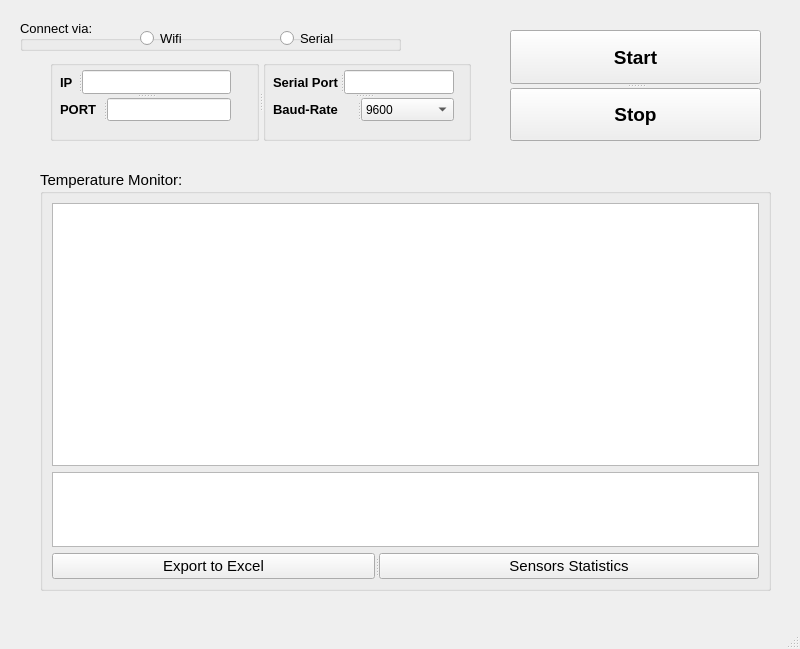
<?xml version="1.0" encoding="UTF-8"?>
<ui version="4.0">
 <class>MainWindow</class>
 <widget class="QMainWindow" name="MainWindow">
  <property name="geometry">
   <rect>
    <x>0</x>
    <y>0</y>
    <width>800</width>
    <height>649</height>
   </rect>
  </property>
  <property name="font">
   <font>
    <kerning>true</kerning>
   </font>
  </property>
  <property name="windowTitle">
   <string>MainWindow</string>
  </property>
  <property name="layoutDirection">
   <enum>Qt::LeftToRight</enum>
  </property>
  <widget class="QWidget" name="centralwidget">
   <widget class="QGroupBox" name="Box_data">
    <property name="geometry">
     <rect>
      <x>40</x>
      <y>170</y>
      <width>731</width>
      <height>421</height>
     </rect>
    </property>
    <property name="font">
     <font>
      <pointsize>11</pointsize>
      <weight>50</weight>
      <bold>false</bold>
     </font>
    </property>
    <property name="title">
     <string>Temperature Monitor:</string>
    </property>
    <layout class="QVBoxLayout" name="verticalLayout">
     <item>
      <widget class="QTableView" name="tableView_data">
       <attribute name="horizontalHeaderHighlightSections">
        <bool>false</bool>
       </attribute>
      </widget>
     </item>
     <item>
      <widget class="QTableView" name="tableView_avg">
       <property name="enabled">
        <bool>true</bool>
       </property>
       <property name="sizePolicy">
        <sizepolicy hsizetype="Expanding" vsizetype="Fixed">
         <horstretch>0</horstretch>
         <verstretch>0</verstretch>
        </sizepolicy>
       </property>
       <property name="maximumSize">
        <size>
         <width>16777215</width>
         <height>75</height>
        </size>
       </property>
      </widget>
     </item>
     <item>
      <widget class="QSplitter" name="splitter_3">
       <property name="orientation">
        <enum>Qt::Horizontal</enum>
       </property>
       <widget class="QPushButton" name="btn_export_data">
        <property name="text">
         <string>Export to Excel</string>
        </property>
       </widget>
       <widget class="QPushButton" name="btn_sensor_stats">
        <property name="text">
         <string>Sensors Statistics</string>
        </property>
       </widget>
      </widget>
     </item>
    </layout>
   </widget>
   <widget class="QGroupBox" name="Box_connect_btns">
    <property name="geometry">
     <rect>
      <x>20</x>
      <y>20</y>
      <width>381</width>
      <height>31</height>
     </rect>
    </property>
    <property name="font">
     <font>
      <pointsize>10</pointsize>
     </font>
    </property>
    <property name="title">
     <string>Connect via:</string>
    </property>
    <widget class="QRadioButton" name="btn_wifi">
     <property name="geometry">
      <rect>
       <x>120</x>
       <y>10</y>
       <width>82</width>
       <height>17</height>
      </rect>
     </property>
     <property name="font">
      <font>
       <pointsize>10</pointsize>
       <weight>50</weight>
       <bold>false</bold>
      </font>
     </property>
     <property name="text">
      <string>Wifi</string>
     </property>
    </widget>
    <widget class="QRadioButton" name="btn_serial">
     <property name="geometry">
      <rect>
       <x>260</x>
       <y>10</y>
       <width>82</width>
       <height>17</height>
      </rect>
     </property>
     <property name="font">
      <font>
       <pointsize>10</pointsize>
       <weight>50</weight>
       <bold>false</bold>
      </font>
     </property>
     <property name="text">
      <string>Serial</string>
     </property>
    </widget>
   </widget>
   <widget class="QSplitter" name="splitter_4">
    <property name="geometry">
     <rect>
      <x>510</x>
      <y>30</y>
      <width>251</width>
      <height>111</height>
     </rect>
    </property>
    <property name="orientation">
     <enum>Qt::Vertical</enum>
    </property>
    <widget class="QPushButton" name="btn_Start">
     <property name="font">
      <font>
       <pointsize>14</pointsize>
       <weight>75</weight>
       <bold>true</bold>
      </font>
     </property>
     <property name="autoFillBackground">
      <bool>false</bool>
     </property>
     <property name="text">
      <string>Start</string>
     </property>
     <property name="autoDefault">
      <bool>false</bool>
     </property>
     <property name="default">
      <bool>false</bool>
     </property>
     <property name="flat">
      <bool>false</bool>
     </property>
    </widget>
    <widget class="QPushButton" name="btn_Stop">
     <property name="font">
      <font>
       <pointsize>14</pointsize>
       <weight>75</weight>
       <bold>true</bold>
      </font>
     </property>
     <property name="autoFillBackground">
      <bool>false</bool>
     </property>
     <property name="styleSheet">
      <string notr="true"/>
     </property>
     <property name="text">
      <string>Stop</string>
     </property>
    </widget>
   </widget>
   <widget class="QSplitter" name="splitter_9">
    <property name="geometry">
     <rect>
      <x>50</x>
      <y>60</y>
      <width>421</width>
      <height>81</height>
     </rect>
    </property>
    <property name="orientation">
     <enum>Qt::Horizontal</enum>
    </property>
    <widget class="QGroupBox" name="box_wifi_settings">
     <property name="enabled">
      <bool>true</bool>
     </property>
     <property name="title">
      <string/>
     </property>
     <property name="checkable">
      <bool>false</bool>
     </property>
     <widget class="QSplitter" name="splitter_5">
      <property name="geometry">
       <rect>
        <x>10</x>
        <y>10</y>
        <width>171</width>
        <height>51</height>
       </rect>
      </property>
      <property name="orientation">
       <enum>Qt::Vertical</enum>
      </property>
      <widget class="QSplitter" name="splitter">
       <property name="orientation">
        <enum>Qt::Horizontal</enum>
       </property>
       <widget class="QLabel" name="label_wifi_IP">
        <property name="font">
         <font>
          <pointsize>10</pointsize>
          <weight>75</weight>
          <bold>true</bold>
         </font>
        </property>
        <property name="text">
         <string>IP</string>
        </property>
       </widget>
       <widget class="QLineEdit" name="lineEdit_wifi_IP"/>
      </widget>
      <widget class="QSplitter" name="splitter_2">
       <property name="orientation">
        <enum>Qt::Horizontal</enum>
       </property>
       <widget class="QLabel" name="label_wifi_port">
        <property name="font">
         <font>
          <pointsize>10</pointsize>
          <weight>75</weight>
          <bold>true</bold>
         </font>
        </property>
        <property name="text">
         <string>PORT</string>
        </property>
       </widget>
       <widget class="QLineEdit" name="lineEdit_wifi_port"/>
      </widget>
     </widget>
    </widget>
    <widget class="QGroupBox" name="box_serial_settings">
     <property name="enabled">
      <bool>true</bool>
     </property>
     <property name="font">
      <font>
       <pointsize>9</pointsize>
       <weight>50</weight>
       <bold>false</bold>
      </font>
     </property>
     <property name="title">
      <string/>
     </property>
     <property name="checkable">
      <bool>false</bool>
     </property>
     <widget class="QSplitter" name="splitter_8">
      <property name="geometry">
       <rect>
        <x>10</x>
        <y>10</y>
        <width>181</width>
        <height>51</height>
       </rect>
      </property>
      <property name="orientation">
       <enum>Qt::Vertical</enum>
      </property>
      <widget class="QSplitter" name="splitter_6">
       <property name="orientation">
        <enum>Qt::Horizontal</enum>
       </property>
       <widget class="QLabel" name="label_serial_port">
        <property name="font">
         <font>
          <pointsize>10</pointsize>
          <weight>75</weight>
          <bold>true</bold>
         </font>
        </property>
        <property name="text">
         <string>Serial Port</string>
        </property>
       </widget>
       <widget class="QLineEdit" name="lineEdit_serial_port"/>
      </widget>
      <widget class="QSplitter" name="splitter_7">
       <property name="orientation">
        <enum>Qt::Horizontal</enum>
       </property>
       <widget class="QLabel" name="label_serial_baudrate">
        <property name="font">
         <font>
          <pointsize>10</pointsize>
          <weight>75</weight>
          <bold>true</bold>
         </font>
        </property>
        <property name="text">
         <string>Baud-Rate</string>
        </property>
       </widget>
       <widget class="QComboBox" name="combo_serial_baudrate">
        <item>
         <property name="text">
          <string>9600</string>
         </property>
        </item>
        <item>
         <property name="text">
          <string>115200</string>
         </property>
        </item>
       </widget>
      </widget>
     </widget>
    </widget>
   </widget>
  </widget>
  <widget class="QMenuBar" name="menubar">
   <property name="geometry">
    <rect>
     <x>0</x>
     <y>0</y>
     <width>800</width>
     <height>21</height>
    </rect>
   </property>
  </widget>
  <widget class="QStatusBar" name="statusbar"/>
 </widget>
 <resources/>
 <connections/>
</ui>
